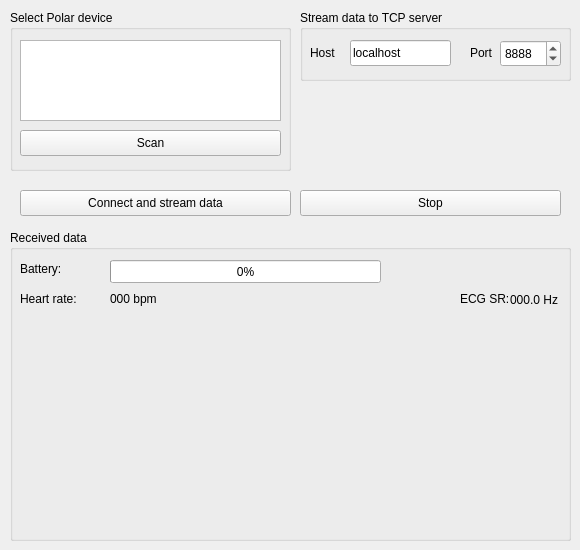
<?xml version="1.0" encoding="UTF-8"?>
<ui version="4.0">
 <class>Widget</class>
 <widget class="QWidget" name="Widget">
  <property name="geometry">
   <rect>
    <x>0</x>
    <y>0</y>
    <width>580</width>
    <height>550</height>
   </rect>
  </property>
  <property name="sizePolicy">
   <sizepolicy hsizetype="Fixed" vsizetype="Fixed">
    <horstretch>0</horstretch>
    <verstretch>0</verstretch>
   </sizepolicy>
  </property>
  <property name="windowTitle">
   <string>Polar stream</string>
  </property>
  <widget class="QGroupBox" name="groupBox">
   <property name="geometry">
    <rect>
     <x>10</x>
     <y>10</y>
     <width>281</width>
     <height>161</height>
    </rect>
   </property>
   <property name="title">
    <string>Select Polar device</string>
   </property>
   <widget class="QListWidget" name="listBLE">
    <property name="geometry">
     <rect>
      <x>10</x>
      <y>30</y>
      <width>261</width>
      <height>81</height>
     </rect>
    </property>
   </widget>
   <widget class="QPushButton" name="btnScan">
    <property name="geometry">
     <rect>
      <x>10</x>
      <y>120</y>
      <width>261</width>
      <height>26</height>
     </rect>
    </property>
    <property name="text">
     <string>Scan</string>
    </property>
   </widget>
  </widget>
  <widget class="QGroupBox" name="groupBox_3">
   <property name="geometry">
    <rect>
     <x>300</x>
     <y>10</y>
     <width>271</width>
     <height>71</height>
    </rect>
   </property>
   <property name="title">
    <string>Stream data to TCP server</string>
   </property>
   <widget class="QSpinBox" name="spinBoxPort">
    <property name="geometry">
     <rect>
      <x>200</x>
      <y>30</y>
      <width>61</width>
      <height>27</height>
     </rect>
    </property>
    <property name="maximum">
     <number>65535</number>
    </property>
    <property name="value">
     <number>8888</number>
    </property>
   </widget>
   <widget class="QLabel" name="labelPort">
    <property name="geometry">
     <rect>
      <x>170</x>
      <y>34</y>
      <width>31</width>
      <height>18</height>
     </rect>
    </property>
    <property name="text">
     <string>Port</string>
    </property>
   </widget>
   <widget class="QLabel" name="labelIP">
    <property name="geometry">
     <rect>
      <x>10</x>
      <y>34</y>
      <width>31</width>
      <height>18</height>
     </rect>
    </property>
    <property name="text">
     <string>Host</string>
    </property>
   </widget>
   <widget class="QLineEdit" name="lineEditHost">
    <property name="geometry">
     <rect>
      <x>50</x>
      <y>30</y>
      <width>101</width>
      <height>26</height>
     </rect>
    </property>
    <property name="text">
     <string>localhost</string>
    </property>
   </widget>
   <zorder>labelPort</zorder>
   <zorder>spinBoxPort</zorder>
   <zorder>labelIP</zorder>
   <zorder>lineEditHost</zorder>
  </widget>
  <widget class="QGroupBox" name="groupBox_4">
   <property name="geometry">
    <rect>
     <x>10</x>
     <y>230</y>
     <width>561</width>
     <height>311</height>
    </rect>
   </property>
   <property name="title">
    <string>Received data</string>
   </property>
   <widget class="QWidget" name="widgetGraph" native="true">
    <property name="geometry">
     <rect>
      <x>10</x>
      <y>80</y>
      <width>541</width>
      <height>221</height>
     </rect>
    </property>
   </widget>
   <widget class="QProgressBar" name="progressBat">
    <property name="geometry">
     <rect>
      <x>100</x>
      <y>30</y>
      <width>271</width>
      <height>23</height>
     </rect>
    </property>
    <property name="value">
     <number>0</number>
    </property>
   </widget>
   <widget class="QLabel" name="labelBat">
    <property name="geometry">
     <rect>
      <x>10</x>
      <y>30</y>
      <width>55</width>
      <height>18</height>
     </rect>
    </property>
    <property name="text">
     <string>Battery:</string>
    </property>
   </widget>
   <widget class="QLabel" name="labelHr">
    <property name="geometry">
     <rect>
      <x>10</x>
      <y>60</y>
      <width>81</width>
      <height>18</height>
     </rect>
    </property>
    <property name="text">
     <string>Heart rate:</string>
    </property>
   </widget>
   <widget class="QLabel" name="labelHrVal">
    <property name="geometry">
     <rect>
      <x>100</x>
      <y>60</y>
      <width>81</width>
      <height>18</height>
     </rect>
    </property>
    <property name="text">
     <string>000 bpm</string>
    </property>
   </widget>
   <widget class="QLabel" name="labelECG_SR">
    <property name="geometry">
     <rect>
      <x>450</x>
      <y>60</y>
      <width>51</width>
      <height>18</height>
     </rect>
    </property>
    <property name="text">
     <string>ECG SR:</string>
    </property>
   </widget>
   <widget class="QLabel" name="labelECG_SR_Val">
    <property name="geometry">
     <rect>
      <x>500</x>
      <y>60</y>
      <width>51</width>
      <height>20</height>
     </rect>
    </property>
    <property name="text">
     <string>000.0 Hz</string>
    </property>
   </widget>
  </widget>
  <widget class="QPushButton" name="btnStartStreaming">
   <property name="geometry">
    <rect>
     <x>20</x>
     <y>190</y>
     <width>271</width>
     <height>26</height>
    </rect>
   </property>
   <property name="text">
    <string>Connect and stream data</string>
   </property>
  </widget>
  <widget class="QPushButton" name="btnStopStreaming">
   <property name="geometry">
    <rect>
     <x>300</x>
     <y>190</y>
     <width>261</width>
     <height>26</height>
    </rect>
   </property>
   <property name="text">
    <string>Stop</string>
   </property>
  </widget>
 </widget>
 <resources/>
 <connections/>
</ui>
